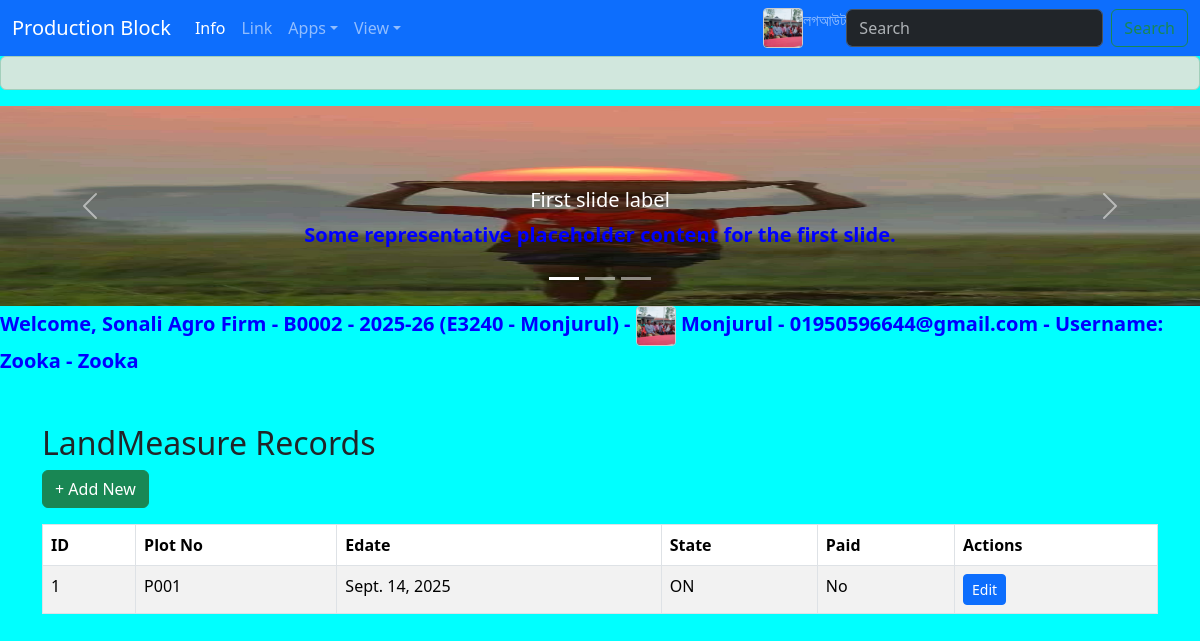
Page /bk/landmeasure_list (signed in) on the committed database.
### account/models.py (models this page shows, shortened)
class UserProfile(models.Model):
    STATUS_CHOICES = [
        ('Stop', 'Stop'),
        ('On', 'On'),
        ('Abuse', 'Abuse'),
    ]
    user   = models.OneToOneField(User, on_delete=models.CASCADE)
    employee_id = models.ForeignKey(Employee, on_delete=models.CASCADE,null=True, blank=True)
    block_id  = models.ForeignKey(BlockName, on_delete=models.CASCADE)
    status = models.CharField(
    max_length=40,
    choices=STATUS_CHOICES,
    default='On'
    )
    ALLOWED_APPS = [
        ('account', 'Account'),
        ('block', 'Block'),
        ('marketing', 'Marketing'),
        ('contract_grower', 'Contract_grower'),
        ('ProjectAdmin', 'ProjectAdmin'),
    ]
    allowed_app = models.CharField(max_length=100, choices=ALLOWED_APPS)
    byear  = models.ForeignKey(DealingYear, on_delete=models.CASCADE,null=True, blank=True)
    com_id = models.ForeignKey(Company, on_delete=models.CASCADE)

class BlockName(models.Model):
    b_id = models.CharField(max_length=20,  primary_key=True)
    b_name = models.CharField(max_length=100,unique=True)
    b_land_Ac = models.FloatField()
    PerDecimal = models.DecimalField(max_digits=10, decimal_places=2)
    b_des = models.TextField(blank=True, null=True)
    division = models.CharField(max_length=20, choices=[
        ('AC', 'Account'),
        ('SP', 'Seed Production'),
        ('SM', 'Seed Marketing')
    ], default='AC')
    bso_email = models.EmailField()
    state = models.CharField(max_length=10, choices=[('ON', 'ON'), ('OFF', 'OFF')], default='ON')
    rlpay_day = models.CharField(max_length=50, default='Sunday')
    land_update = models.DecimalField(max_digits=10, decimal_places=2)
    division = models.CharField(max_length=20, choices=DIVISION_CHOICES, default='AC')
    emailst = models.EmailField()
    com_id = models.ForeignKey("ProjectAdmin.Company", on_delete=models.CASCADE)

### ProjectAdmin/models.py (models this page shows, shortened)
class Employee(models.Model):
    EmpId = models.CharField(max_length=10, primary_key=True)
    EmpName = models.CharField(max_length=100)
    EmpDesig = models.CharField(max_length=100)
    EmpMobile = models.CharField(max_length=15, unique=True)
    EmpEmail = models.EmailField(max_length=50, unique=True)
    EmpBirthDate = models.DateField()
    EmpJoininghDate = models.DateField()
    EmpPicture = models.ImageField(upload_to=employee_picture_upload_path, blank=True, null=True)
    EmpStatus = models.CharField(max_length=10, default='ON')
    EmpComId = models.ForeignKey(Company, on_delete=models.CASCADE)
    def __str__(self):
        return f"{self.EmpId} - {self.EmpName}"

class Company(models.Model):
    com_id = models.CharField(max_length=20,primary_key=True)
    company_name = models.CharField(max_length=100, unique=True)
    company_email = models.EmailField(max_length=100, unique=True)
    is_active = models.BooleanField(default=True)  # 👈 Add this

class DealingYear(models.Model):
    STATUS_CHOICES = [
        ('Stop', 'Stop'),
        ('On', 'On'),
        ('Abuse', 'Abuse'),
    ]
    dy_session = models.CharField(max_length=20, primary_key=True)  # অর্থবছর বা সেশন
    busy_status = models.CharField(max_length=10, choices=STATUS_CHOICES, default='On')
    com_id = models.ForeignKey(Company, on_delete=models.CASCADE)
    def __str__(self):
        return f" {self.dy_session}"
    class Meta:
        db_table = 'dealing_year'  # বিদ্যমান টেবিলের সাথে মিল

### block/models.py (models this page shows, shortened)
class LandMeasure(models.Model):
    edate = models.DateField()  # Entry/created date
    b_id = models.CharField(max_length=20)  # Building/Block ID
    plot_no = models.CharField(max_length=100)  # Plot number (string, can adjust length)
    llid = models.ForeignKey(Person, on_delete=models.CASCADE)  # Land/Location ID
    length1 = models.DecimalField(max_digits=10, decimal_places=2)  # Length side 1
    length2 = models.DecimalField(max_digits=10, decimal_places=2)  # Length side 2
    width1 = models.DecimalField(max_digits=10, decimal_places=2)   # Width side 1
    width2 = models.DecimalField(max_digits=10, decimal_places=2)   # Width side 2
    deci = models.DecimalField(max_digits=10, decimal_places=2)  # Decimal measurement
    paid = models.BooleanField(default=False)  # Payment status
    state = models.CharField(max_length=100)  # State/Status
    com_id = models.CharField(max_length=20)  # Company ID

### block/views.py (the view)
# urls.py: path('landmeasure_list', views.landmeasure_list, name='landmeasure_list'),
def landmeasure_list(request):
    landmeasures = LandMeasure.objects.all().order_by('-edate')
    return render(request, 'block/land/landmeasure_list.html', {'landmeasures': landmeasures})

### templates/block/land/landmeasure_list.html
{% extends 'block/base_block.html' %}
{% load static %}
{% block content %}
<div class="container mt-5">
    <h2>LandMeasure Records</h2>
    <a href="{% url 'block:landmeasure_create' %}" class="btn btn-success mb-3">+ Add New</a>
    <table class="table table-bordered table-striped">
        <thead>
            <tr>
                <th>ID</th>
                <th>Plot No</th>
                <th>Edate</th>
                <th>State</th>
                <th>Paid</th>
                <th>Actions</th>
            </tr>
        </thead>
        <tbody>
            {% for lm in landmeasures %}
            <tr>
                <td>{{ lm.id }}</td>
                <td>{{ lm.plot_no }}</td>
                <td>{{ lm.edate }}</td>
                <td>{{ lm.state }}</td>
                <td>{{ lm.paid|yesno:"Yes,No" }}</td>
                <td>
                    <a href="{% url 'block:landmeasure_edit' lm.id %}" class="btn btn-sm btn-primary">Edit</a>
                </td>
            </tr>
            {% empty %}
            <tr><td colspan="6" class="text-center">No records found.</td></tr>
            {% endfor %}
        </tbody>
    </table>
</div>
{% endblock content %}

### templates/block/base_block.html (shortened to what this page needs)
<!DOCTYPE html>
<html lang="en">
    {% load static %}
<head>
    <link href="https://cdn.jsdelivr.net/npm/bootstrap@5.3.7/dist/css/bootstrap.min.css" rel="stylesheet">
    <link rel="stylesheet" href="{% static 'style.css' %}" >
</head>
<body>
   <nav class="navbar navbar-expand-lg bg-primary" data-bs-theme="dark">
   <div class="container-fluid">
    <a class="navbar-brand" href="{% url 'block:block' %}">Production Block</a>
  <ul class="navbar-nav me-auto mb-2 mb-lg-0">
    <li class="nav-item">
      {% if user.is_authenticated %}
        <a class="nav-link active" aria-current="page" href="{% url 'block:block'  %}">Info</a>
      {% else %}
        <a class="nav-link disabled" aria-disabled="true" tabindex="-1" href="#">Info</a>
      {% endif %}
    </li>
    <li class="nav-item">
      {% if user.is_authenticated %}
        <a class="nav-link" href="{% url 'block:block'  %}">Link</a>
      {% else %}
        <a class="nav-link disabled" aria-disabled="true" tabindex="-1" href="#">Link</a>
      {% endif %}
    </li>
    <li class="nav-item dropdown">
      {% if user.is_authenticated %}
      <a class="nav-link dropdown-toggle" href="#" role="button" data-bs-toggle="dropdown" aria-expanded="false">Apps</a>
      {% else %}
        <a class="nav-link disabled" aria-disabled="true" tabindex="-1" href="#">Apps</a>
      {% endif %}
    </li>
    <li class="nav-item dropdown">
      {% if user.is_authenticated %}
      <a class="nav-link dropdown-toggle" href="#" role="button" data-bs-toggle="dropdown" aria-expanded="false">View</a>
      {% else %}
        <a class="nav-link disabled" aria-disabled="true" tabindex="-1" href="#">View</a>
      {% endif %}
    </li>
</ul>
<ul class="navbar-nav ms-auto">
    {% if user.is_authenticated %}
        <img src="{{ user.userprofile.employee_id.EmpPicture.url| default:'No Picture' }}" class="icon-small" alt="Employee Picture" width="40">
        <form method="post" action="{% url 'account:logout' %}">
            <button type="submit" class="nav-link btn btn-link" style="padding: 0;">লগআউট</button>
        </form>
    {% else %}
        <li class="nav-item"><a class="nav-link" href="{% url 'account:login' %}">লগইন</a></li>
    {% endif %}
</ul>
      <form class="d-flex" role="search">
        <input class="form-control me-2" type="search" placeholder="Search" aria-label="Search"/>
        <button class="btn btn-outline-success" type="submit">Search</button>
      </form>
    </div>
</nav>
<div class="alert alert-success" role="alert">
</div>
<div id="carouselExampleCaptions" class="carousel slide">
  <div class="carousel-indicators">
    <button type="button" data-bs-target="#carouselExampleCaptions" data-bs-slide-to="0" class="active" aria-current="true" aria-label="Slide 1"></button>
    <button type="button" data-bs-target="#carouselExampleCaptions" data-bs-slide-to="1" aria-label="Slide 2"></button>
    <button type="button" data-bs-target="#carouselExampleCaptions" data-bs-slide-to="2" aria-label="Slide 3"></button>
  </div>
  <div class="carousel-inner">
    <div class="carousel-item active">
      <img src="{% static 'img/account/SRB.jpg' %}" class="d-block w-100" alt="logo">
      <div class="carousel-caption d-none d-md-block">
        <h5>First slide label</h5>
        <p>Some representative placeholder content for the first slide.</p>
      </div>
    </div>
  </div>
  <button class="carousel-control-prev" type="button" data-bs-target="#carouselExampleCaptions" data-bs-slide="prev">
    <span class="carousel-control-prev-icon" aria-hidden="true"></span>
  </button>
  <button class="carousel-control-next" type="button" data-bs-target="#carouselExampleCaptions" data-bs-slide="next">
    <span class="carousel-control-next-icon" aria-hidden="true"></span>
  </button>
</div>
  <div>
    {% if user.is_authenticated %}
      <p>
        Welcome,
        {{ user.userprofile.com_id.company_name|default_if_none:"No Company" }} -
        {{ user.userprofile.block_id.b_id|default_if_none:"No Block" }} -
        {{ user.userprofile.byear|default_if_none:"No Year" }}
        ({{ user.userprofile.employee_id|default:"No Empid" }}) -
        {% if user.userprofile.employee_id.EmpPicture %}
          <img src="{{ user.userprofile.employee_id.EmpPicture.url }}" class="icon-small" alt="Employee Picture" width="40">
        {% else %}
          <img src="{% static 'img/default-user.png' %}" class="icon-small" alt="No Picture" width="40">
        {% endif %}
        {{ user.userprofile.employee_id.EmpName|default_if_none:"No Employee" }} -
        {{ user.userprofile.employee_id.EmpEmail|default_if_none:"No EmpEmail" }} -
        Username: {{ user.username }} -
        {{ user.first_name|default:user.username }}
      </p>
    {% else %}
      <p>Welcome, Guest!</p>
    {% endif %}
  </div>
  <div>
    {% block content %} {% endblock content %}
</div>
</body>
</html>

### static/style.css (style rules this page uses)
body { background-color: aqua; }
p { color: blue; font-weight: 900; font-size: 20px; }
img { height: 200px; width: 200px; }

### templates/block/base_block.html (style rules this page uses)
.icon-small { width: 40px; height: 40px; object-fit: cover; border-radius: 4px; border: 1px solid #ccc; }

### rows in the picture
LandMeasure: id "1", plot_no "P001", edate "Sept. 14, 2025", state "ON", paid "No"

### other values in the picture
{{ user.userprofile.com_id.company_name|default_if_none:"No Company" }} "Sonali Agro Firm"
{{ user.userprofile.block_id.b_id|default_if_none:"No Block" }} "B0002"
{{ user.userprofile.byear|default_if_none:"No Year" }} "2025-26"
{{ user.userprofile.employee_id|default:"No Empid" }} "E3240 - Monjurul"
{{ user.userprofile.employee_id.EmpName|default_if_none:"No Employee" }} "Monjurul"
{{ user.userprofile.employee_id.EmpEmail|default_if_none:"No EmpEmail" }} "01950596644@gmail.com"
{{ user.username }} "Zooka"
{{ user.first_name|default:user.username }} "Zooka"
